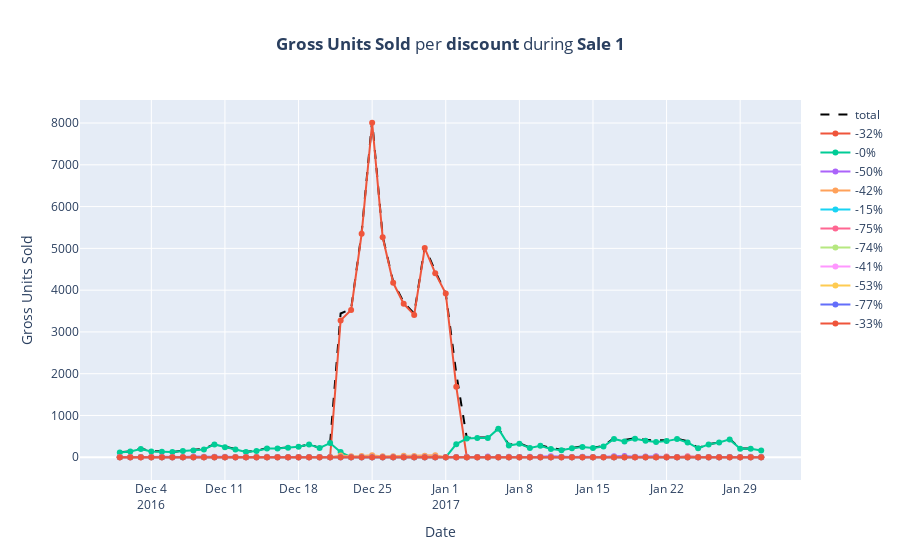

The cell this chart's notebook holds for it:
### Markdown cell above
If you are wondering what is going on in there, then let's first discuss the **countries** aggregation:
```
lambda cs: sorted(tuple(set([c for c in cs if type(c) == str])))
```
The `cs` provided to aggregation is a list of all the contributing **countries**, which consists of strings and `NaNs` introduced by the `fill_missing()` function. The `lambda` function removes `NaNs` (`if type(c) == str`) and duplicates (by converting to set `set`) and finally returns sorted list of unique **countries**.
This is further formatted in:
```
    data_out['Countries'] = data_out.apply(
        lambda r: ''.join([r['Countries'][i] + ', ' if (i + 1) % 10 else r['Countries'][i] + '<BR>'
                           for i in range(len(r['Countries']))
                          ]),
        axis=1
    )
```
where the list of strings is converted to a single string, in which the **countries** are separated with `', '`, or a line break `'<BR>'` after each group of 10 **countries**.

Ok, now I can finally plot the data!

### Code cell
fig = go.Figure()

temp_df = fill_missing(sales[1])
temp_df = fill_missing(temp_df)
temp_df = to_plot(temp_df)
# add a line for the total Gross Units Sold
fig.add_trace(go.Scatter(x=temp_df['Date'],
                         y=temp_df['sum Gross Units Sold'],
                         mode='lines',
                         name='total',
                         line_color='black',
                         line_dash='dash',
                         hovertemplate='<b>%{x}, Gross Units Sold (total): %{y}'
                        ))
# add lines for each discount
for disc in discounts:
    temp_df = sales[1].loc[(sales[1]['discount'] == disc) & (sales[1]['Gross Units Sold'] != 0)]
    temp_df = fill_missing(temp_df)
    temp_df = to_plot(temp_df)
    fig.add_trace(go.Scatter(
        x=temp_df['Date'],
        y=temp_df['sum Gross Units Sold'],
        mode='lines+markers',
        name=f'-{disc:.0f}%', customdata=temp_df[['Countries']],
        hovertemplate='<b>%{x}, Gross Units Sold (' + f'{disc:.0f}' + '% off): %{y}<BR><b>Countries</b>: %{customdata[0]}'
    ))
# add a title and axis labels
fig.update_layout(
    title_text='<b>Gross Units Sold</b> per <b>discount</b> during <b>Sale 1<b>',
    title_x=0.5,
    yaxis_title_text='Gross Units Sold',
    xaxis_title_text='Date',
)
# add a reference point for this figure on the right, and links to where the figure is referenced in the text
display(HTML('<p style="text-align: right;"><a id="Figure-3">Figure 3</a>, '
             'referenced: <a href="#ref-fig-3-1">1</a></p>'))
fig.show()
